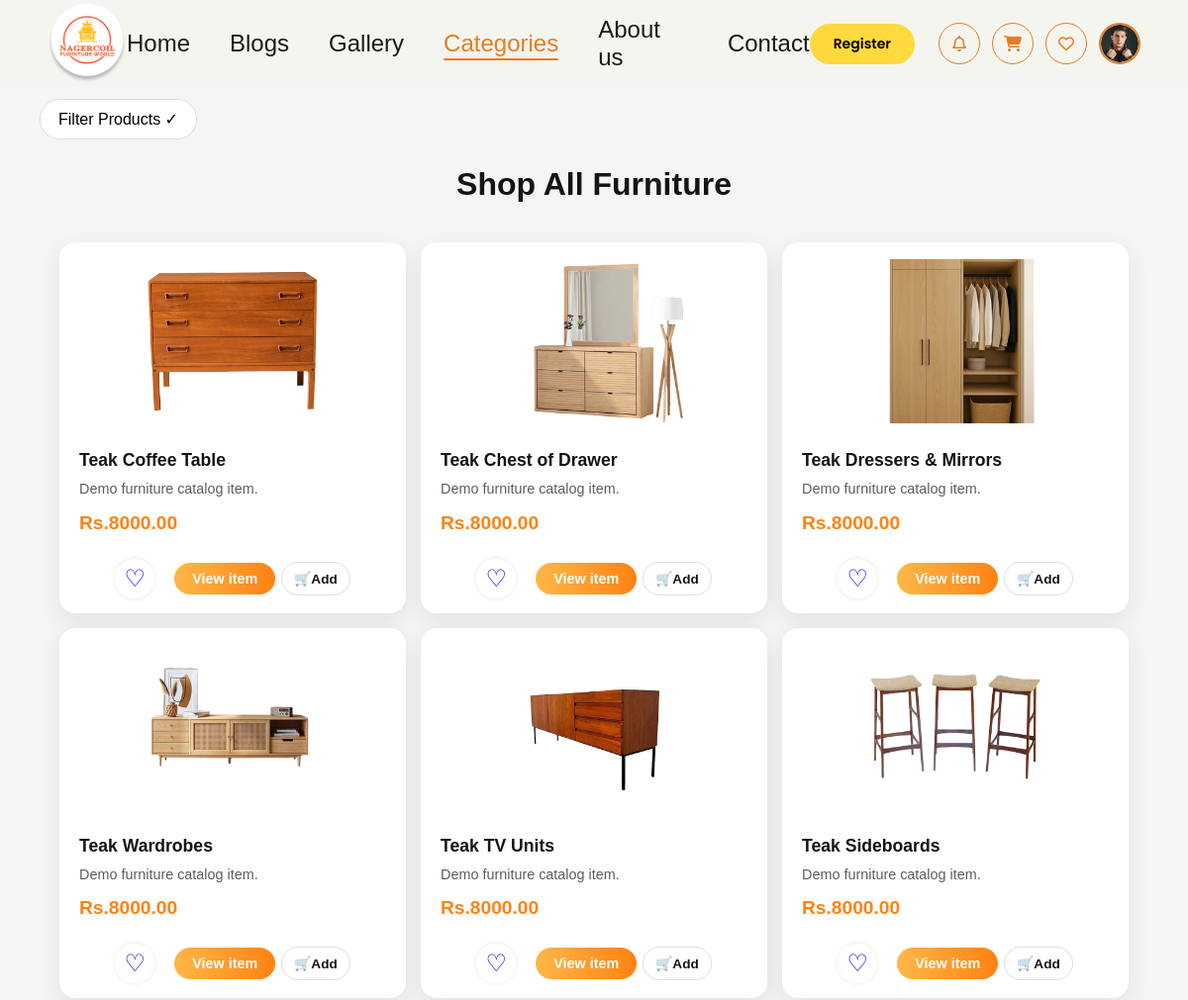
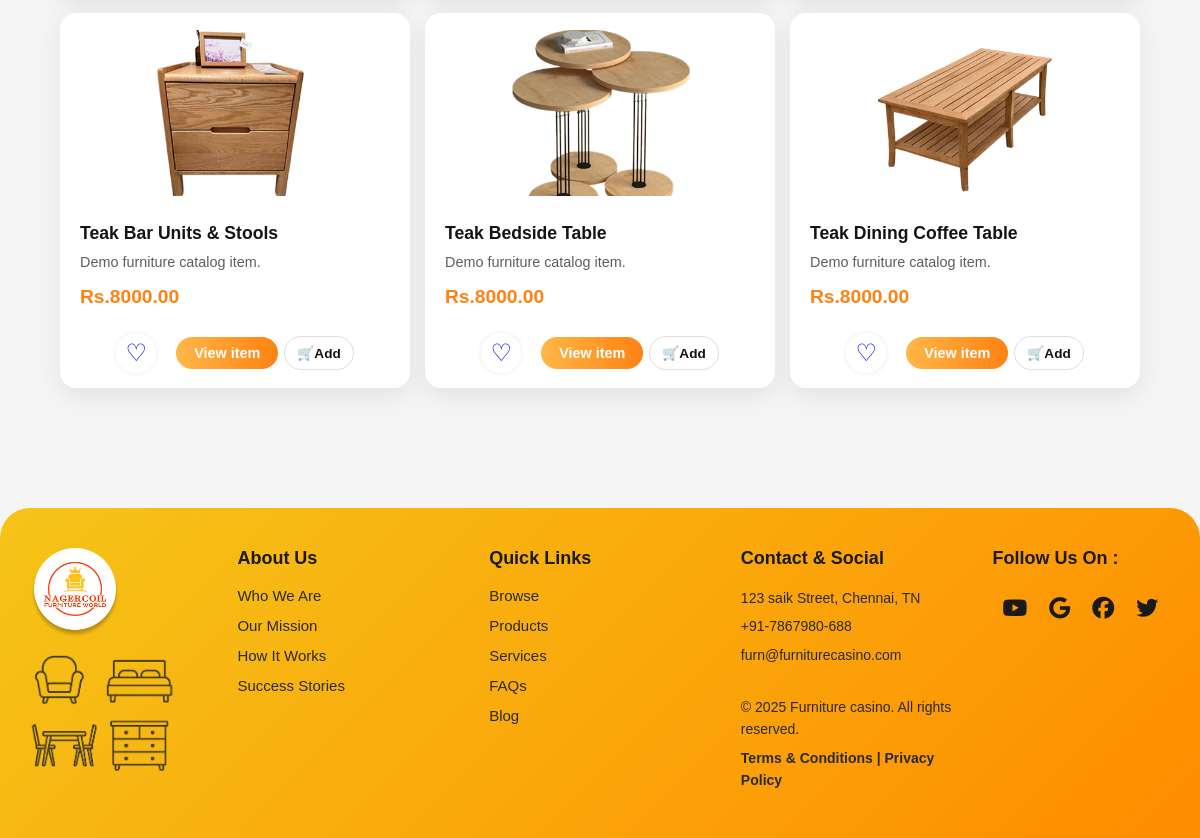
The app's page /shop/ with its own data (2 pictures, top to bottom).
### furniture/models.py (models this page shows, shortened)
class Product(models.Model):
    name = models.CharField(max_length=200)
    category = models.ForeignKey(Category, on_delete=models.CASCADE, related_name='products')
    description = models.TextField(blank=True)
    price = models.DecimalField(max_digits=10, decimal_places=2)
    image = models.ImageField(upload_to='products/')
    stock = models.PositiveIntegerField(default=0)
    created_at = models.DateTimeField(auto_now_add=True)

### furniture/views.py (the view)
# urls.py: path('shop/',               views.shop,             name='shop'),
def shop(request):
    products = Product.objects.all()
    category_filter = request.GET.get('category')
    if category_filter:
        products = products.filter(category__slug=category_filter)
    all_categories = Category.objects.all()
    return render(request, 'shop.html', {
        'products': products,
        'categories': all_categories,
        'active_category': category_filter,
    })

### furniture/templatetags/shop_tags.py (called while the page is built)
@register.simple_tag(takes_context=True)
def product_image_src(context, product):
    if product and getattr(product, 'image', None) and getattr(product.image, 'name', None):
        try:
            if product.image.storage.exists(product.image.name) and product.image.storage.size(product.image.name) > 300:
                return product.image.url
        except Exception:
            pass
    if product and getattr(product, 'id', None):
        fallback_num = (product.id % 9) + 1
        if fallback_num == 0:
            fallback_num = 1
    else:
        fallback_num = 1
    return f'/static/images/pro{fallback_num}.png'

### furniture/templates/shop.html (shortened to what this page needs)
{% extends 'base.html' %}
{% load static %}
{% load shop_tags %}
{% block content %}
<button id="filterBtn">Filter Products ✓</button>
<div class="container">
  <main id="products">
    <h1>Shop All Furniture</h1>
    <div class="grid">
      {% for product in products %}
      <div class="card" data-category="{{ product.category.slug }}">
        <a href="{% url 'product_detail' product.id %}" style="text-decoration: none; color: inherit;">
          <div class="card-image-wrapper">
            <img src="{% product_image_src product %}" alt="{{ product.name }}">
          </div>
          <div class="card-content">
            <h3>{{ product.name }}</h3>
            <p>{{ product.description|truncatewords:8 }}</p>
            <h2 class="card-price">Rs.{{ product.price|floatformat:2 }}</h2>
          </div>
        </a>
        <div class="card-footer">
          <div class="card-actions">
            <a href="{% url 'toggle_wishlist' product.id %}" style="text-decoration:none;">
              <div class="card-heart" style="position:static; margin-right:auto; box-shadow:0 0 5px rgba(0,0,0,0.1);">
                {% if request.user.is_authenticated and product in wishlist_products %}♥{% else %}♡{% endif %}
              </div>
            </a>
            <div class="action-stack" style="flex-direction:row; align-items:center;">
              <a class="btn-shop" href="{% url 'product_detail' product.id %}">View item</a>
              <a class="btn-add" href="{% url 'add_to_cart' product.id %}?next={{ request.path|urlencode }}"><span class="add-icon">🛒</span>Add</a>
            </div>
          </div>
        </div>
      </div>
      {% empty %}
      <p style="text-align:center; font-size:18px; color:#555; grid-column:span 3;">No products found in this category.</p>
      {% endfor %}
    </div>
  </main>
</div>
{% endblock content %}

### furniture/templates/base.html (style rules this page uses)
*, *::before, *::after { box-sizing: border-box; margin: 0; padding: 0; }
:root { --orange-primary: #E87C1E; --orange-dark: #D4660A; --orange-light: #F5A623; --orange-bg: #FFF8F0; --black: #1A1A1A; --white: #FFFFFF; --gray-light: #F5F5F0; --nav-height: 88px; }
body { font-family: 'Poppins', sans-serif; background-color: var(--gray-light); color: var(--black); overflow-x: hidden; }
main { padding-top: var(--nav-height); }

### furniture/templates/shop.html (style rules this page uses)
* { margin: 0; padding: 0; box-sizing: border-box; font-family: Arial, Helvetica, sans-serif; }
body { background: #f5f5f5; }
#filterBtn { margin-top: 20px; position: fixed; top: 80px; left: 40px; padding: 10px 18px; font-size: 16px; cursor: pointer; background: white; border: 1px solid #ddd; border-radius: 20px; z-index: 100; }
.container { display: flex; }
#products { width: 100%; padding: 80px 60px; }
#products h1 { text-align: center; margin-bottom: 40px; font-size: 2rem; color: #141414; }
.grid { display: grid; grid-template-columns: repeat(3, 1fr); gap: 15px; }
.card { background: white; border-radius: 16px; overflow: hidden; box-shadow: 0 8px 24px rgba(0, 0, 0, 0.08); transition: transform 0.3s ease, box-shadow 0.3s ease; position: relative; display: flex; flex-direction: column; width: 100%; max-width: 350px; margin: 0 auto; }
.card-image-wrapper { width: 100%; height: 200px; overflow: hidden; display: flex; align-items: center; justify-content: center; }
.card img { width: 180px; object-fit: cover; transition: transform 0.3s ease-in-out; }
.card-heart { position: absolute; top: 12px; right: 12px; font-size: 24px; cursor: pointer; background: rgba(255, 255, 255, 0.9); width: 40px; height: 40px; border-radius: 50%; display: flex; align-items: center; justify-content: center; transition: 0.3s; }
.card-content { padding: 10px 20px; flex-grow: 1; display: flex; flex-direction: column; }
.card h3 { font-size: 1.1rem; color: #141414; margin-bottom: 8px; font-weight: 700; }
.card p { color: #5d5d5d; font-size: 0.9rem; line-height: 1.5; margin-bottom: 12px; flex-grow: 1; }
.card-footer { display: flex; align-items: center; justify-content: center; margin-top: auto; }
.card-price { font-size: 1.2rem; font-weight: 700; color: #ff8212; }
.card-actions { padding: 15px 20px; display: flex; gap: 20px; align-items: center; }
.action-stack { display: flex; flex-direction: column; align-items: flex-end; gap: 6px; }
.btn-shop { padding: 8px 18px; background: linear-gradient(90deg, #ffb747 0%, #ff8212 100%); color: white; border: none; border-radius: 20px; cursor: pointer; font-weight: 600; font-size: 0.9rem; text-decoration: none; display: inline-block; transition: 0.3s; }
.btn-add { background: white; border: 1px solid #ddd; color: #141414; padding: 8px 12px; border-radius: 20px; cursor: pointer; font-weight: 600; font-size: 0.85rem; text-decoration: none; display: inline-block; transition: 0.3s; }

### records on screen
Product: shows a picture, name "Teak Coffee Table", description "Demo furniture catalog item.", price "8000.00"
Product: shows a picture, name "Teak Chest of Drawer", description "Demo furniture catalog item.", price "8000.00"
Product: shows a picture, name "Teak Dressers & Mirrors", description "Demo furniture catalog item.", price "8000.00"
Product: shows a picture, name "Teak Wardrobes", description "Demo furniture catalog item.", price "8000.00"
Product: shows a picture, name "Teak TV Units", description "Demo furniture catalog item.", price "8000.00"
Product: shows a picture, name "Teak Sideboards", description "Demo furniture catalog item.", price "8000.00"
Product: shows a picture, name "Teak Bar Units & Stools", description "Demo furniture catalog item.", price "8000.00"
Product: shows a picture, name "Teak Bedside Table", description "Demo furniture catalog item.", price "8000.00"
Product: shows a picture, name "Teak Dining Coffee Table", description "Demo furniture catalog item.", price "8000.00"
